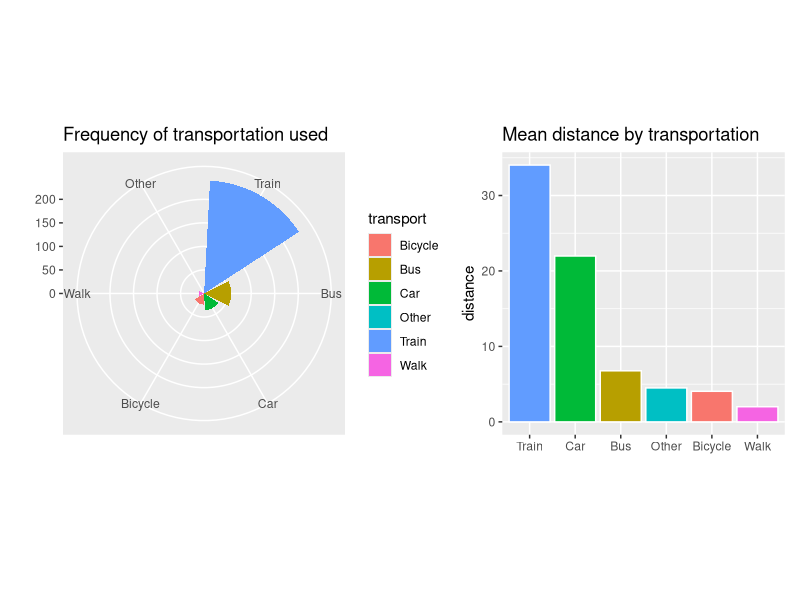
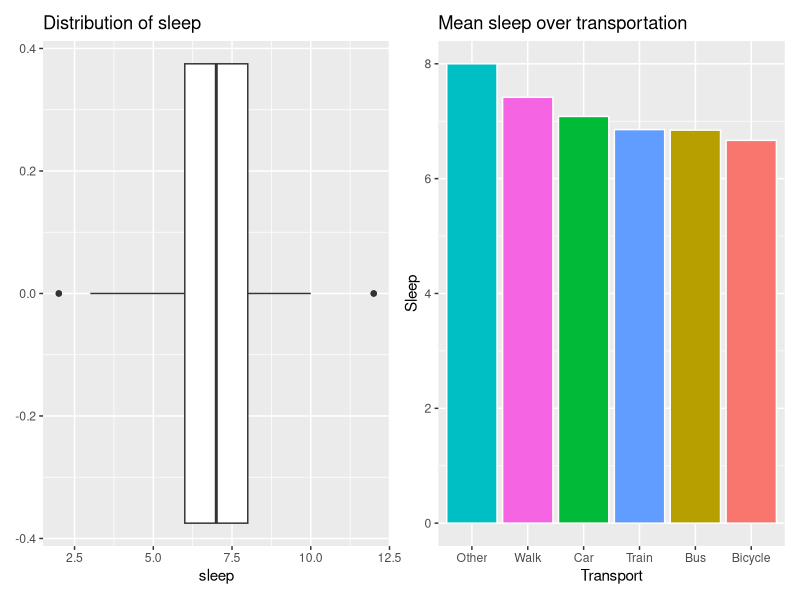
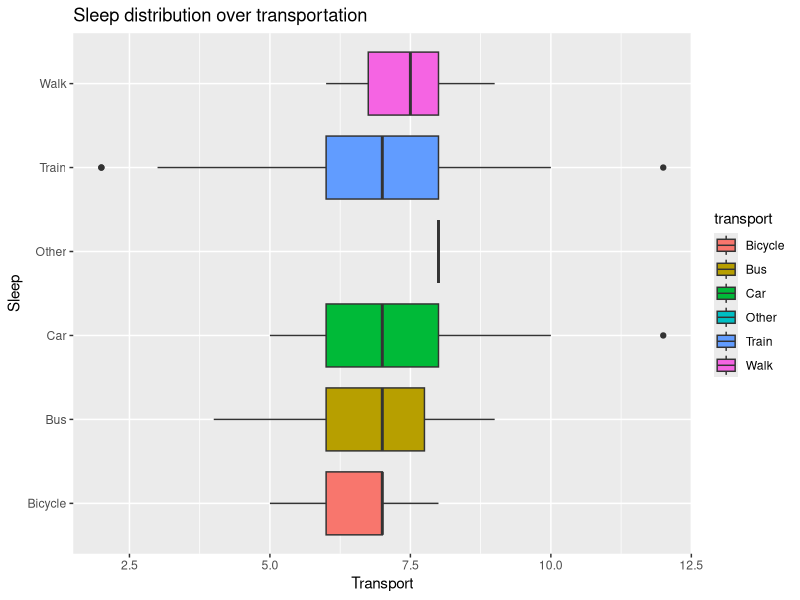

Write the R code that produced these figures, in order.
## ---- chunk 1
# Install libraries needed
libraries <- c('readxl', 'ggplot2', 'forcats', 'tidyverse', 'patchwork')

lapply(libraries, function(x) if (!(x %in% installed.packages())) {
  install.packages(x)
})

lapply(libraries, library, quietly = TRUE, character.only = TRUE)

if (basename(getwd()) != "homework-4") {
  setwd("./homework-4")
}


# read the dataset
dataImprot <- read_excel('./Data_HW4.xlsx')
data <- dataImprot
## ---- chunk 2
# what is the most used transportaition?
viz_transport <- ggplot(data = data, aes(x = fct_infreq(transport), fill = transport)) +
        geom_bar() +
        coord_polar() +
        labs(title = 'Frequency of transportation used', y = '', x = '')

# now we can see, that the most come by train followed by bus and then car.
# so what are the distances here for the ones by car, bus or train?
viz_distance <- data |>
        aggregate(distance ~ transport, mean) |>
        ggplot(aes(
                x = reorder(transport, distance, decreasing = TRUE),
                y = distance,
                fill = transport
        )) +
        geom_bar(stat = "identity", color = "white", show.legend = FALSE) +
        labs(title = 'Mean distance by transportation', x = '')

# plot both visualizations at once to have a nice comparison
viz_transport + viz_distance
## ---- chunk 3
# lets check first for outliers
viz_box_sleep <- ggplot(data, aes(x = sleep)) +
  geom_boxplot() +
  labs(title = 'Distribution of sleep')

# Since the outliers seem realistic, we keep them in our analysis.
viz_freq_sleep <- data |>
  aggregate(sleep ~ transport, mean) |>
  ggplot(aes(
    x = reorder(transport, sleep, decreasing = TRUE),
    y = sleep,
    fill = transport
  )) +
  geom_bar(stat = "identity", color = "white", show.legend = FALSE) +
  labs(title = 'Mean sleep over transportation',
       x = "Transport",
       y = "Sleep")

viz_box_sleep + viz_freq_sleep
## ---- chunk 4
ggplot(data, aes(x = transport, y = sleep, fill = transport)) +
  geom_boxplot() +
  coord_flip() +
  labs(title = "Sleep distribution over transportation",
       x = "Sleep",
       y = "Transport")
